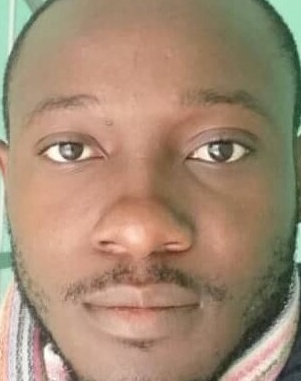
#> input picture test/visage.jpg, 301 x 381 px, found by its file name
$ jupyter execute --allow-errors Extraction_LBP.ipynb
#> lines starting #> are read from the running program, lines starting #| are printed output that depends on the picture
[cell 1]
import numpy as np
from skimage import feature as skif
import cv2 as cv
import matplotlib.pyplot as plt
import seaborn as sns
import pandas as pd
import os
from tqdm import tqdm

[cell 2]
# Calcul de l'histograme LBP

def lbp_histogram(image, P=8, R=1, method='nri_uniform'):
    lbp = skif.local_binary_pattern(image, P,R, method) # lbp.shape is equal image.shape
    # cv2.imwrite("lbp.png",lbp)
    # plt.imshow(lbp)
    max_bins = int(lbp.max() + 1) # max_bins is related P
    hist, _ = np.histogram(lbp,  density=True, bins=max_bins, range=(0, max_bins))
    return lbp, hist

[cell 3]
# Calcul de LBP pour un tableau d'images

def compute_lpb(path, file_name, label):
    file_list = [ f for f in os.listdir(path) if os.path.isfile(os.path.join(path,f)) ]
    feature_label = []
    with tqdm(total=len(file_list), desc="Traitement en cour ...", bar_format="{l_bar}{bar} [ time left: {remaining} ]") as pbar:
        for line in file_list:
            image_path = path + line
            image = cv.imread(image_path)
            image = cv.cvtColor(image, cv.COLOR_BGR2YCrCb)
            lbp_y, y_h = lbp_histogram(image[:,:,0]) # y channel
            lbp_cb, cb_h = lbp_histogram(image[:,:,1]) # cb channel
            lbp_cr, cr_h = lbp_histogram(image[:,:,2]) # cr channel
            feature = np.concatenate((y_h, cb_h, cr_h))
            if len(feature) == 177:
                feature_label.append(np.append(feature, np.array(label)))
            pbar.update(1)
    np.save(file_name,np.array(feature_label, dtype=object))

# Visualisation sur une image

[cell 4]
# Essaie sur une image

image = cv.imread('visage.jpg')
#> image is the input picture: shape (381, 301, 3); mean B, G, R 115.2, 138, 163
image = cv.cvtColor(image, cv.COLOR_BGR2RGB)
lbp, histogramme = lbp_histogram(cv.cvtColor(image, cv.COLOR_RGB2GRAY))
#> in lbp_histogram, `max_bins = int(lbp.max() + 1)`: max_bins = 59
#> in lbp_histogram, `hist, _ = np.histogram(lbp,  density=True, bins=max_bins, range=(0, ma..`: hist = 59 values, max 0.0994 at index 57, min 0.000244 at index 6, mean 0.0169
#> histogramme has the same summary as hist in lbp_histogram

print(len(histogramme))
#| 59

plt.figure(figsize=(8, 8))

ax = plt.subplot(1, 2, 1)
plt.imshow(image)
plt.title('Live face')
plt.axis("off")

ax = plt.subplot(1, 2, 2)
plt.imshow(lbp, cmap='gray')
plt.title('LBP face')
plt.axis("off")
plt.show()

plt.figure(figsize=(15, 5))
plt.bar(np.arange(len(histogramme)), histogramme, width=1)
plt.axis([0, len(histogramme), 0, 1])
plt.title('LBP histogram')
plt.show()
#> figure, not shown here; tallest bar 0.0994 high, from x = 56.5 to 57.5

[cell 5]
image_path = "visage.jpg"
image = cv.imread(image_path)
image = cv.cvtColor(image, cv.COLOR_BGR2YCrCb)
#> image: shape (381, 301, 3); mean of channels 0, 1, 2 142.9, 142.4, 112.4
lbp_y, y_h = lbp_histogram(image[:,:,0]) # y channel
#> y_h has the same summary as hist in lbp_histogram
lbp_cb, cb_h = lbp_histogram(image[:,:,1]) # cb channel
#> call 3 of lbp_histogram, with P = 8, R = 1, method = 'nri_uniform'
#> in lbp_histogram (call 3), `lbp = skif.local_binary_pattern(image, P,R, method)`:
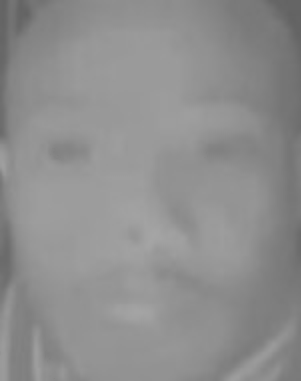
#> image: shape (381, 301); min 99, max 165, mean 142.4
#> in lbp_histogram (call 3), `hist, _ = np.histogram(lbp,  density=True, bins=max_bins, range=(0, ma..`: hist = 59 values, max 0.468 at index 57, min 0 at index 2, mean 0.0169
#> cb_h has the same summary as hist in lbp_histogram
lbp_cr, cr_h = lbp_histogram(image[:,:,2]) # cr channel
#> call 4 of lbp_histogram, with P = 8, R = 1, method = 'nri_uniform'
#> in lbp_histogram (call 4), `lbp = skif.local_binary_pattern(image, P,R, method)`:
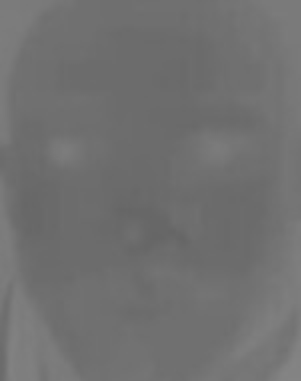
#> image: shape (381, 301); min 102, max 132, mean 112.4
#> in lbp_histogram (call 4), `hist, _ = np.histogram(lbp,  density=True, bins=max_bins, range=(0, ma..`: hist = 59 values, max 0.663 at index 57, min 0 at index 2, mean 0.0169
#> cr_h has the same summary as hist in lbp_histogram
feature = np.concatenate((y_h, cb_h, cr_h))
#> feature = 177 values, max 0.663 at index 175, min 0 at index 61, mean 0.0169

plt.figure(figsize=(8, 8))

ax = plt.subplot(1, 2, 1)
plt.imshow(cv.cvtColor(image, cv.COLOR_YCrCb2RGB))
plt.title('Image RGB')
plt.axis("off")

ax = plt.subplot(1, 2, 2)
plt.imshow(image)
plt.title('Image YCrCb')
plt.axis("off")
plt.show()


plt.figure(figsize=(10, 6))

ax = plt.subplot(1, 3, 1)
plt.imshow(lbp_y, cmap='gray')
plt.title('LBP face - Y channel')
plt.axis("off")

ax = plt.subplot(1, 3, 2)
plt.imshow(lbp_cb, cmap='gray')
plt.title('LBP face - Cb channel')
plt.axis("off")

ax = plt.subplot(1, 3, 3)
plt.imshow(lbp_cr, cmap='gray')
plt.title('LBP face - Cr channel')
plt.axis("off")
plt.show()


plt.figure(figsize=(20, 3))

ax = plt.subplot(1, 3, 1)
plt.bar(np.arange(len(y_h)), y_h, width=1)
plt.axis([0, len(y_h), 0, 1])
plt.title('LBP histogram - Y channel')

ax = plt.subplot(1, 3, 2)
plt.bar(np.arange(len(cb_h)), cb_h, width=1)
plt.axis([0, len(cb_h), 0, 1])
plt.title('LBP histogram - Cb channel')

ax = plt.subplot(1, 3, 3)
plt.bar(np.arange(len(cr_h)), cr_h, width=1)
plt.axis([0, len(cr_h), 0, 1])
plt.title('LBP histogram - Cr channel')
plt.show()
#> figure, not shown here; panel 1: tallest bar 0.0994 high, from x = 56.5 to 57.5; panel 2: tallest bar 0.468 high, from x = 56.5 to 57.5; panel 3: tallest bar 0.663 high, from x = 56.5 to 57.5


feature = np.concatenate((y_h, cb_h, cr_h))
plt.figure(figsize=(15, 5))
plt.bar(np.arange(len(feature)), feature, width=1)
plt.axis([0, len(feature), 0, 1])
plt.title('LBP histogram - Concatenate all histogram channel')
plt.show()
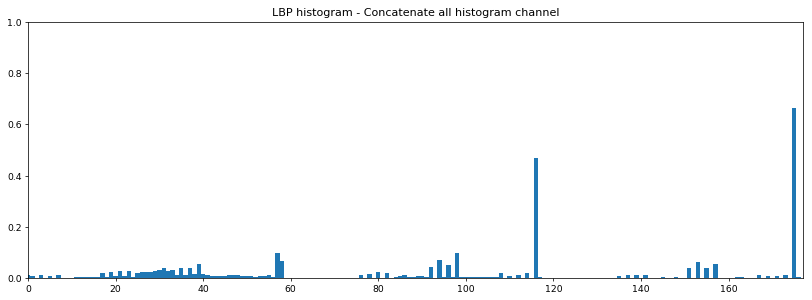
#> figure drawn by matplotlib, 1 panel; tallest bar 0.663 high, from x = 174.5 to 175.5

[cell 6]
image_path = "TEST__4930_495656__74.jpg"
image = cv.imread(image_path)
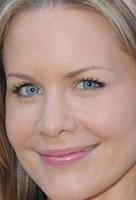
#> input picture test/TEST__4930_495656__74.jpg, 136 x 200 px, found by its file name
#> image is the input picture: shape (200, 136, 3); mean B, G, R 129.8, 140.7, 171.6
image = cv.cvtColor(image, cv.COLOR_BGR2YCrCb)
#> image: shape (200, 136, 3); mean of channels 0, 1, 2 148.7, 144.4, 117.3
lbp_y, y_h = lbp_histogram(image[:,:,0]) # y channel
#> in lbp_histogram (call 5), `lbp = skif.local_binary_pattern(image, P,R, method)`:
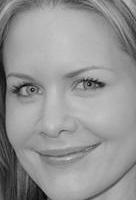
#> image: shape (200, 136); min 2, max 201, mean 148.7
#> in lbp_histogram (call 5), `hist, _ = np.histogram(lbp,  density=True, bins=max_bins, range=(0, ma..`: hist = 59 values, max 0.0785 at index 57, min 0.000772 at index 4, mean 0.0169
#> y_h has the same summary as hist in lbp_histogram
lbp_cb, cb_h = lbp_histogram(image[:,:,1]) # cb channel
#> in lbp_histogram (call 6), `lbp = skif.local_binary_pattern(image, P,R, method)`:
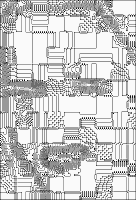
#> lbp: shape (200, 136) float64; min 0, max 58, mean 45.6; drawn with min black and max white
#> in lbp_histogram (call 6), `lbp = skif.local_binary_pattern(image, P,R, method)`:
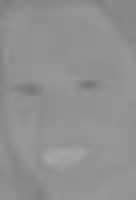
#> image: shape (200, 136); min 119, max 166, mean 144.4
#> in lbp_histogram (call 6), `hist, _ = np.histogram(lbp,  density=True, bins=max_bins, range=(0, ma..`: hist = 59 values, max 0.476 at index 57, min 0 at index 2, mean 0.0169
#> cb_h has the same summary as hist in lbp_histogram
lbp_cr, cr_h = lbp_histogram(image[:,:,2]) # cr channel
#> in lbp_histogram (call 7), `lbp = skif.local_binary_pattern(image, P,R, method)`:
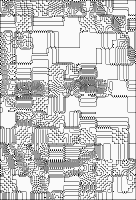
#> lbp: shape (200, 136) float64; min 0, max 58, mean 45.5; drawn with min black and max white
#> in lbp_histogram (call 7), `lbp = skif.local_binary_pattern(image, P,R, method)`:
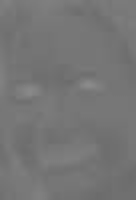
#> image: shape (200, 136); min 107, max 139, mean 117.3
#> in lbp_histogram (call 7), `hist, _ = np.histogram(lbp,  density=True, bins=max_bins, range=(0, ma..`: hist = 59 values, max 0.468 at index 57, min 0 at index 2, mean 0.0169
#> cr_h has the same summary as hist in lbp_histogram
feature = np.concatenate((y_h, cb_h, cr_h))
#> feature = 177 values, max 0.476 at index 116, min 0 at index 61, mean 0.0169

plt.figure(figsize=(8, 8))

ax = plt.subplot(1, 2, 1)
plt.imshow(cv.cvtColor(image, cv.COLOR_YCrCb2RGB))
plt.title('Image RGB')
plt.axis("off")

ax = plt.subplot(1, 2, 2)
plt.imshow(image)
plt.title('Image YCrCb')
plt.axis("off")
plt.show()
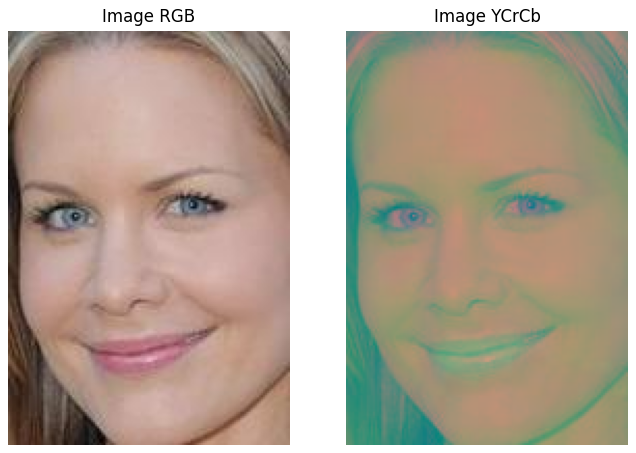
#> figure drawn by matplotlib, 2 panels


plt.figure(figsize=(10, 6))

ax = plt.subplot(1, 3, 1)
plt.imshow(lbp_y, cmap='gray')
plt.title('LBP face - Y channel')
plt.axis("off")

ax = plt.subplot(1, 3, 2)
plt.imshow(lbp_cb, cmap='gray')
plt.title('LBP face - Cb channel')
plt.axis("off")

ax = plt.subplot(1, 3, 3)
plt.imshow(lbp_cr, cmap='gray')
plt.title('LBP face - Cr channel')
plt.axis("off")
plt.show()


plt.figure(figsize=(20, 3))

ax = plt.subplot(1, 3, 1)
plt.bar(np.arange(len(y_h)), y_h, width=1)
plt.axis([0, len(y_h), 0, 1])
plt.title('LBP histogram - Y channel')

ax = plt.subplot(1, 3, 2)
plt.bar(np.arange(len(cb_h)), cb_h, width=1)
plt.axis([0, len(cb_h), 0, 1])
plt.title('LBP histogram - Cb channel')

ax = plt.subplot(1, 3, 3)
plt.bar(np.arange(len(cr_h)), cr_h, width=1)
plt.axis([0, len(cr_h), 0, 1])
plt.title('LBP histogram - Cr channel')
plt.show()
#> figure, not shown here; panel 1: tallest bar 0.0785 high, from x = 56.5 to 57.5; panel 2: tallest bar 0.476 high, from x = 56.5 to 57.5; panel 3: tallest bar 0.468 high, from x = 56.5 to 57.5


feature = np.concatenate((y_h, cb_h, cr_h))
plt.figure(figsize=(15, 5))
plt.bar(np.arange(len(feature)), feature, width=1)
plt.axis([0, len(feature), 0, 1])
plt.title('LBP histogram - Concatenate all histogram channel')
plt.show()
#> figure, not shown here; tallest bar 0.476 high, from x = 115.5 to 116.5

[cell 7]
image_path = "TEST__3613_534926__8244.jpg"
image = cv.imread(image_path)
#> (the rest of this cell did not finish here and is left out)

# Sauvegarde des caractéristiques

#> (a cell that did not finish here is left out)


#> (a cell that did not finish here is left out)


#> (a cell that did not finish here is left out)


#> (a cell that did not finish here is left out)
